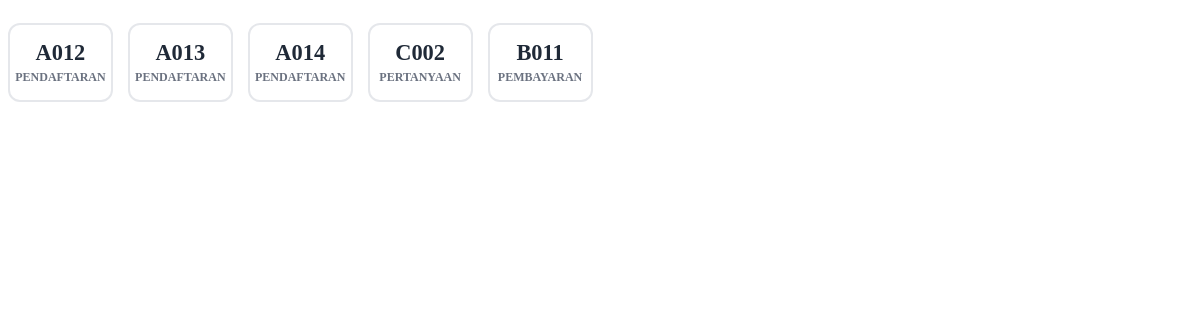
The page /q/e34f76f6-3da0-439d-a901-6b6a148072ad/search/ on the database as committed earlier.
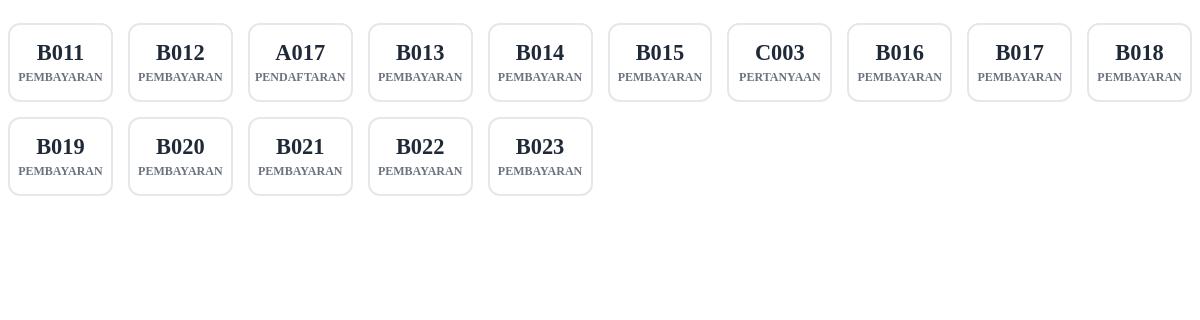
The same page on the database as committed later.
### queues/models.py (models this page shows, shortened)
class Visitor(models.Model):
    queue = models.ForeignKey(Queue, on_delete=models.CASCADE, related_name='visitors')
    name = models.CharField(max_length=100)
    number = models.IntegerField() # Nombor giliran (101, 102...)
    joined_at = models.DateTimeField(auto_now_add=True)
    STATUS_CHOICES = [
        ('WAITING', 'Waiting'),
        ('SERVING', 'Serving'),
        ('COMPLETED', 'Completed'),
    ]
    status = models.CharField(max_length=20, choices=STATUS_CHOICES, default='WAITING')
    is_returned = models.BooleanField(default=False)
    is_invited = models.BooleanField(default=False)
    SERVICE_CHOICES = [
        ('A', 'Pendaftaran'),
        ('B', 'Pembayaran'),
        ('C', 'Pertanyaan'),
    ]
    service_type = models.CharField(max_length=1, choices=SERVICE_CHOICES, default='A')
    @property
    def ticket_number(self):
        return f"{self.service_type}{self.number:03d}"

### queues/views.py (the view)
# urls.py: path('q/<slug:slug>/search/', views.search_visitors, name='search_visitors'),
def search_visitors(request, slug):
    query = request.GET.get('q')
    service_filter = request.GET.get('type') # <--- TAMBAH INI (Ambil parameter filter)
    queue = get_object_or_404(Queue, slug=slug)
    visitors = Visitor.objects.filter(queue=queue, status='WAITING').order_by('is_returned', 'id')
    if service_filter and service_filter != 'ALL':
        visitors = visitors.filter(service_type=service_filter)
    if query:
        clean_query = re.sub(r'\D', '', query)
        if clean_query:
            visitors = visitors.filter(number__icontains=clean_query)
        else:
            visitors = visitors.filter(name__icontains=query)
    return render(request, 'queues/partials/visitor_list.html', {
        'all_waiting_visitors': visitors
    })

### queues/templates/queues/partials/visitor_list.html (shortened to what this page needs)
<div id="visitor-grid-content" class="visitor-grid">
    {% for v in all_waiting_visitors %}
        <div class="btn-num" onclick="selectVisitor(this, '{{ v.id }}', '{{ v.ticket_number }}')">
            <div class="ticket-main">{{ v.ticket_number }}</div>
            <div class="ticket-sub">
                {% if v.service_type == 'A' %} Pendaftaran
                {% elif v.service_type == 'B' %} Pembayaran
                {% elif v.service_type == 'C' %} Pertanyaan
                {% endif %}
            </div>
        </div>
    {% empty %}
        <div class="text-center w-100 text-muted p-4" style="grid-column: 1 / -1;">
            Tiada pelawat dijumpai.
        </div>
    {% endfor %}
</div>

Rows that differ between the two databases and show on the page:
no longer on this page (row edited): Visitor: ticket_number "A012", shows "PENDAFTARAN"
no longer on this page (row edited): Visitor: ticket_number "A013", shows "PENDAFTARAN"
no longer on this page (row edited): Visitor: ticket_number "A014", shows "PENDAFTARAN"
no longer on this page (row edited): Visitor: ticket_number "C002", shows "PERTANYAAN"
added Visitor: ticket_number "B012", shows "PEMBAYARAN"
added Visitor: ticket_number "A017", shows "PENDAFTARAN"
added Visitor: ticket_number "B013", shows "PEMBAYARAN"
added Visitor: ticket_number "B014", shows "PEMBAYARAN"
added Visitor: ticket_number "B015", shows "PEMBAYARAN"
added Visitor: ticket_number "C003", shows "PERTANYAAN"
added Visitor: ticket_number "B016", shows "PEMBAYARAN"
added Visitor: ticket_number "B017", shows "PEMBAYARAN"
added Visitor: ticket_number "B018", shows "PEMBAYARAN"
added Visitor: ticket_number "B019", shows "PEMBAYARAN"
added Visitor: ticket_number "B020", shows "PEMBAYARAN"
added Visitor: ticket_number "B021", shows "PEMBAYARAN"
added Visitor: ticket_number "B022", shows "PEMBAYARAN"
added Visitor: ticket_number "B023", shows "PEMBAYARAN"
